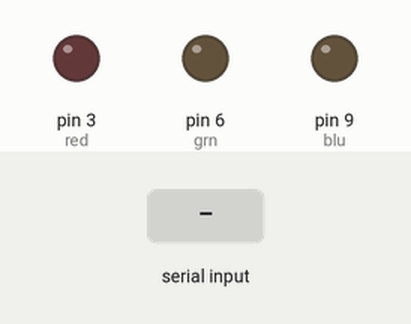
Bench run of a sketch on a simulated Arduino Uno, built with avr-gcc and run on an emulated ATmega328P. On the bench: output pins drawn as LEDs (lit = HIGH). Inputs (shaded band) come from the test bench.

Above: at 1.2 s.
1.3 s: "R" received over Serial
At 1.8 s:
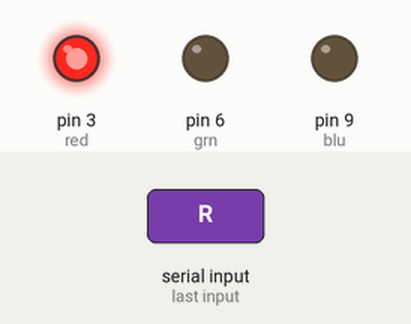
2.8 s: "G" received over Serial
At 4.0 s:
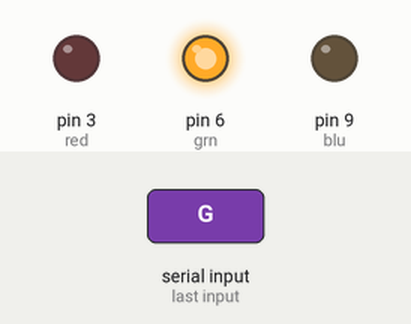
4.3 s: "B" received over Serial
At 5.3 s:
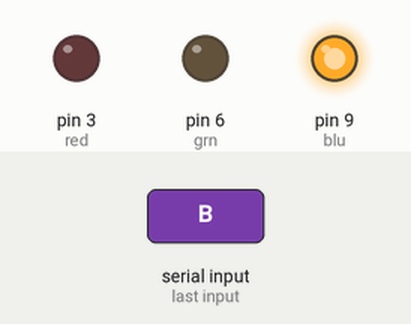
5.8 s: "1" received over Serial
At 6.4 s:
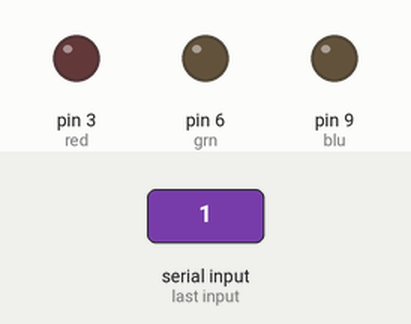
Timing chart, 0 to 8.3 s (numbered marks = the images above; inputs shaded):
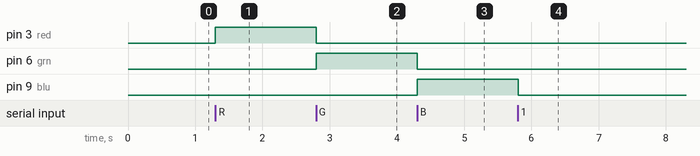

The sketch:

Tugas_Prak_MCU_3.2.ino
```cpp
const int red = 3;
const int grn = 6;
const int blu = 9;
void setup() {
  Serial.begin(9600);
  pinMode(red, OUTPUT);
  pinMode(grn, OUTPUT);
  pinMode(blu, OUTPUT);
}
void loop() {
  if (Serial.available()) {
    char instruction = Serial.read();

    switch (instruction) {
      case 'R':
        digitalWrite(red, HIGH);
        digitalWrite(grn, LOW);
        digitalWrite(blu, LOW);
        break;
      case 'G':
        digitalWrite(red, LOW);
        digitalWrite(grn, HIGH);
        digitalWrite(blu, LOW);
        break;
      case 'B':
        digitalWrite(red, LOW);
        digitalWrite(grn, LOW);
        digitalWrite(blu, HIGH);
        break;
      default:
        digitalWrite(red, LOW);
        digitalWrite(grn, LOW);
        digitalWrite(blu, LOW);
        break;
    }
  }
}
```

Measured:
- after the input at 1.3 s, pin 3 (red): LOW → HIGH at once
- after the input at 2.8 s, pin 3 (red): HIGH → LOW at once; pin 6 (grn): LOW → HIGH at once
- after the input at 4.3 s, pin 6 (grn): HIGH → LOW at once; pin 9 (blu): LOW → HIGH at once
- after the input at 5.8 s, pin 9 (blu): HIGH → LOW at once
